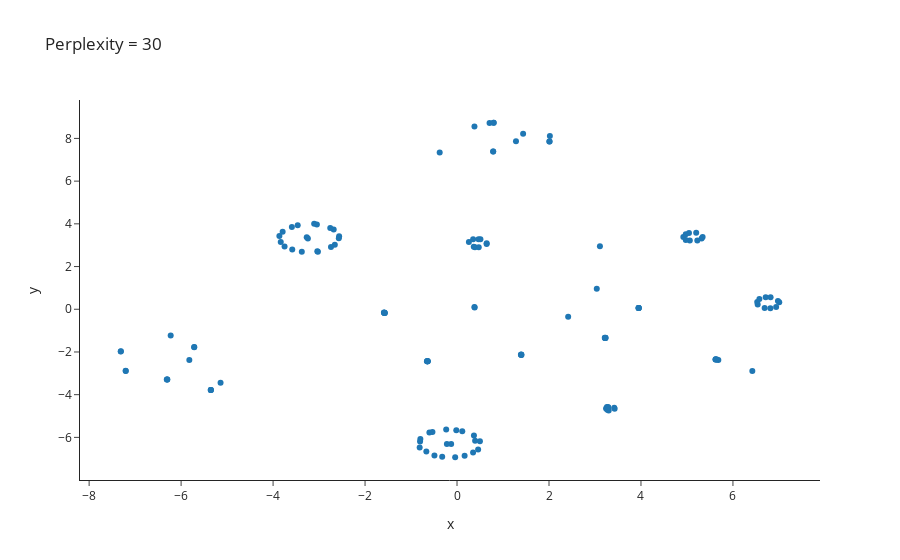

Notebook code for this chart:
### Markdown cell above
#### Perplexity = 30

### Code cell
X_embedded = TSNE(n_components=2, learning_rate='auto',init='random', perplexity=30).fit_transform(X)

data = {
    'x': X_embedded[:, 0],
    'y': X_embedded[:, 1],
    'Stretching': si_subset["Prevention Measure Stretching"],
    'Warm Up': si_subset["Prevention Measure Warm Up"],
    'Strength Exercises': si_subset["Prevention Measure Specific Strength Exercises"],
    'Bracing': si_subset["Prevention Measure Bracing"],
    'Taping': si_subset["Prevention Measure Taping"],
    'Shoe Insoles': si_subset["Prevention Measure Shoe Insoles"],
    'Face Masks': si_subset["Prevention Measure Face Masks"],
    'Medical Corset': si_subset["Prevention Measure Medical Corset"]
}

df = pd.DataFrame(data)

print("RESULTS") 
print("shape : ",X_embedded.shape)
print("First few points : \n",X_embedded[0:2,:])

scatter_fig_30 = px.scatter(df, x='x', y='y', 
                         hover_data=['Stretching', 'Warm Up', "Strength Exercises", "Bracing", "Taping", "Shoe Insoles", "Face Masks", "Medical Corset"], 
                         template='simple_white',
                         title='Perplexity = 30')

scatter_fig_30.show()

pio.renderers.default = "plotly_mimetype+notebook_connected"
plotly.offline.plot(scatter_fig_30, filename='per30_interactive.html')

IFrame(src='per30_interactive.html', width=800, height=600)

### Figure 1 — Plotly figure (JSON) as saved in the notebook; plotly's stock layout.template omitted (floating-point values rounded to 4 significant figures; data arrays with more than 128 entries replaced by an {"elided": "..."} marker saying what was removed)
{"data": [{"customdata": {"elided": "139x8 int values"}, "hovertemplate": "x=%{x}<br>y=%{y}<br>Stretching=%{customdata[0]}<br>Warm Up=%{customdata[1]}<br>Strength Exercises=%{customdata[2]}<br>Bracing=%{customdata[3]}<br>Taping=%{customdata[4]}<br>Shoe Insoles=%{customdata[5]}<br>Face Masks=%{customdata[6]}<br>Medical Corset=%{customdata[7]}<extra></extra>", "legendgroup": "", "marker": {"color": "#1F77B4", "symbol": "circle"}, "mode": "markers", "name": "", "orientation": "v", "showlegend": false, "type": "scatter", "x": {"elided": "139 float values"}, "xaxis": "x", "y": {"elided": "139 float values"}, "yaxis": "y"}], "layout": {"legend": {"tracegroupgap": 0}, "title": {"text": "Perplexity = 30"}, "xaxis": {"anchor": "y", "domain": [0, 1], "title": {"text": "x"}}, "yaxis": {"anchor": "x", "domain": [0, 1], "title": {"text": "y"}}}}
